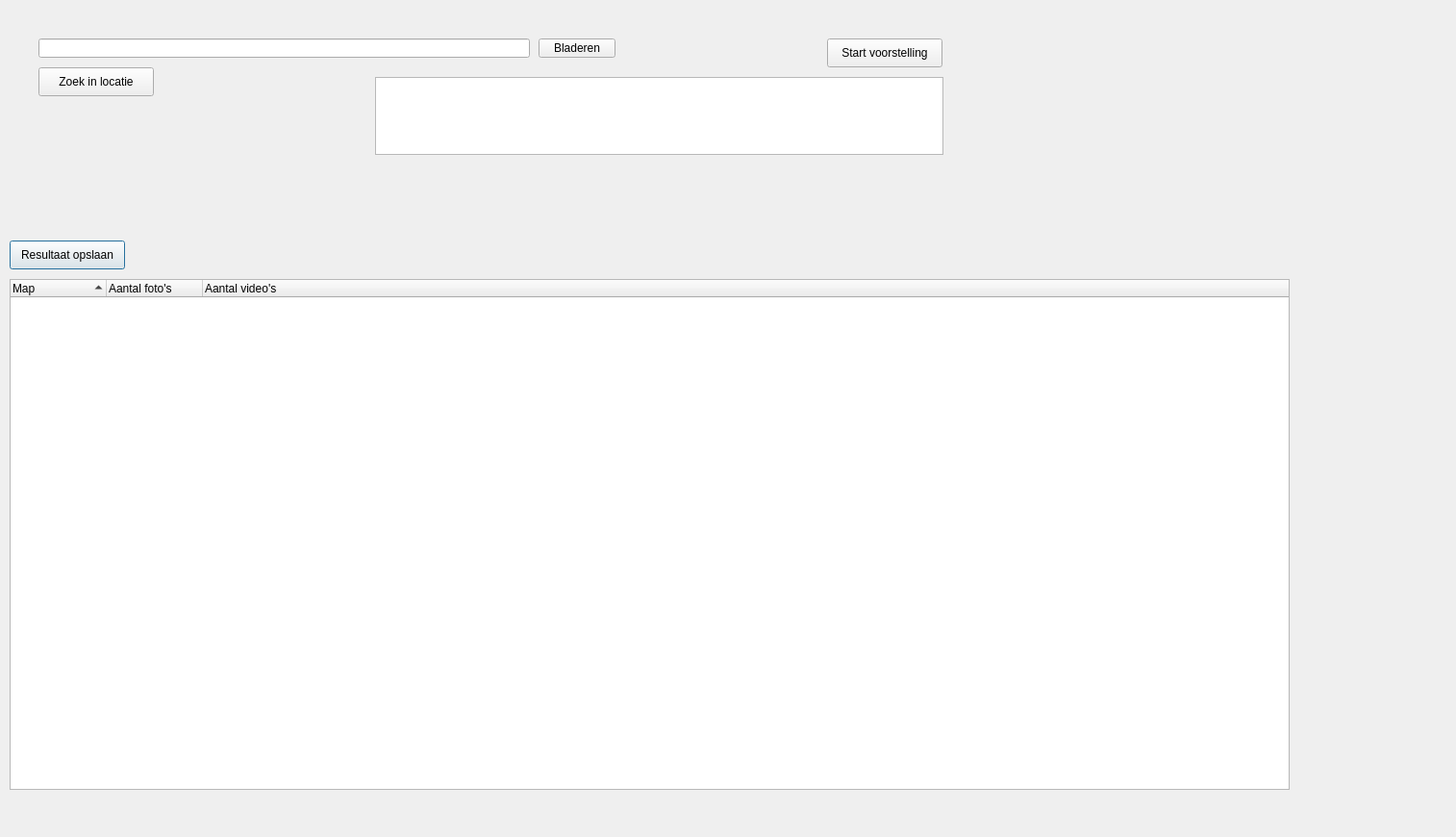
<?xml version="1.0" encoding="UTF-8"?>
<ui version="4.0">
 <class>Dialog</class>
 <widget class="QDialog" name="Dialog">
  <property name="geometry">
   <rect>
    <x>0</x>
    <y>0</y>
    <width>1514</width>
    <height>870</height>
   </rect>
  </property>
  <property name="windowTitle">
   <string>Dialog</string>
  </property>
  <widget class="QPushButton" name="btnExportList">
   <property name="geometry">
    <rect>
     <x>10</x>
     <y>250</y>
     <width>120</width>
     <height>30</height>
    </rect>
   </property>
   <property name="sizePolicy">
    <sizepolicy hsizetype="Fixed" vsizetype="Fixed">
     <horstretch>0</horstretch>
     <verstretch>0</verstretch>
    </sizepolicy>
   </property>
   <property name="text">
    <string>Resultaat opslaan</string>
   </property>
  </widget>
  <widget class="QPushButton" name="btnSearchSelectedLocation">
   <property name="geometry">
    <rect>
     <x>40</x>
     <y>70</y>
     <width>120</width>
     <height>30</height>
    </rect>
   </property>
   <property name="sizePolicy">
    <sizepolicy hsizetype="Fixed" vsizetype="Fixed">
     <horstretch>0</horstretch>
     <verstretch>0</verstretch>
    </sizepolicy>
   </property>
   <property name="text">
    <string>Zoek in locatie</string>
   </property>
  </widget>
  <widget class="QPushButton" name="btnStartMainwindow">
   <property name="geometry">
    <rect>
     <x>860</x>
     <y>40</y>
     <width>120</width>
     <height>30</height>
    </rect>
   </property>
   <property name="sizePolicy">
    <sizepolicy hsizetype="Fixed" vsizetype="Fixed">
     <horstretch>0</horstretch>
     <verstretch>0</verstretch>
    </sizepolicy>
   </property>
   <property name="text">
    <string>Start voorstelling</string>
   </property>
  </widget>
  <widget class="QListWidget" name="listFoundedItemsNok">
   <property name="geometry">
    <rect>
     <x>390</x>
     <y>80</y>
     <width>591</width>
     <height>81</height>
    </rect>
   </property>
   <property name="sizePolicy">
    <sizepolicy hsizetype="Fixed" vsizetype="Expanding">
     <horstretch>0</horstretch>
     <verstretch>0</verstretch>
    </sizepolicy>
   </property>
  </widget>
  <widget class="QLineEdit" name="lineScriptLocationMedia">
   <property name="geometry">
    <rect>
     <x>40</x>
     <y>40</y>
     <width>511</width>
     <height>20</height>
    </rect>
   </property>
  </widget>
  <widget class="QPushButton" name="btnBladerenLocation">
   <property name="geometry">
    <rect>
     <x>560</x>
     <y>40</y>
     <width>80</width>
     <height>20</height>
    </rect>
   </property>
   <property name="text">
    <string>Bladeren</string>
   </property>
  </widget>
  <widget class="QTreeWidget" name="listFoundedItems">
   <property name="geometry">
    <rect>
     <x>10</x>
     <y>290</y>
     <width>1331</width>
     <height>531</height>
    </rect>
   </property>
   <property name="editTriggers">
    <set>QAbstractItemView::EditTrigger::NoEditTriggers</set>
   </property>
   <property name="selectionMode">
    <enum>QAbstractItemView::SelectionMode::ExtendedSelection</enum>
   </property>
   <property name="sortingEnabled">
    <bool>true</bool>
   </property>
   <attribute name="headerVisible">
    <bool>true</bool>
   </attribute>
   <column>
    <property name="text">
     <string>Map</string>
    </property>
   </column>
   <column>
    <property name="text">
     <string>Aantal foto's</string>
    </property>
   </column>
   <column>
    <property name="text">
     <string>Aantal video's</string>
    </property>
   </column>
  </widget>
 </widget>
 <resources/>
 <connections/>
</ui>
